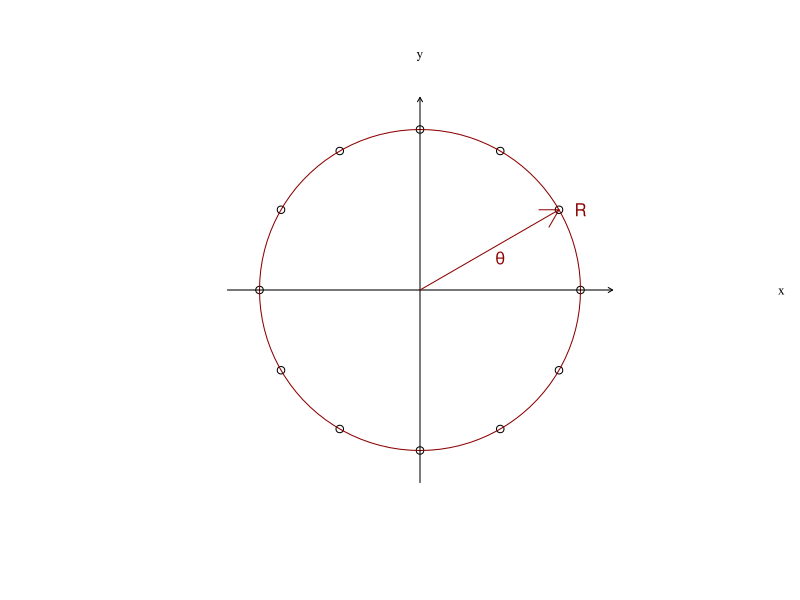
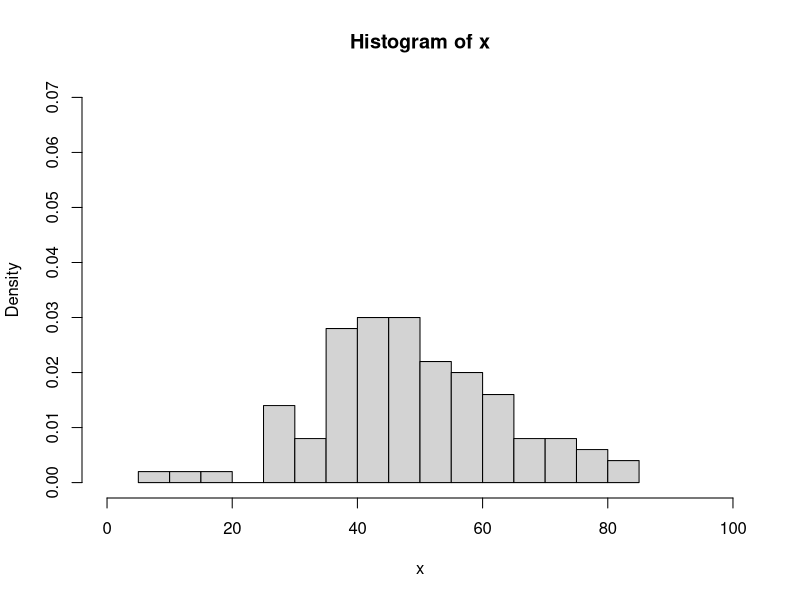
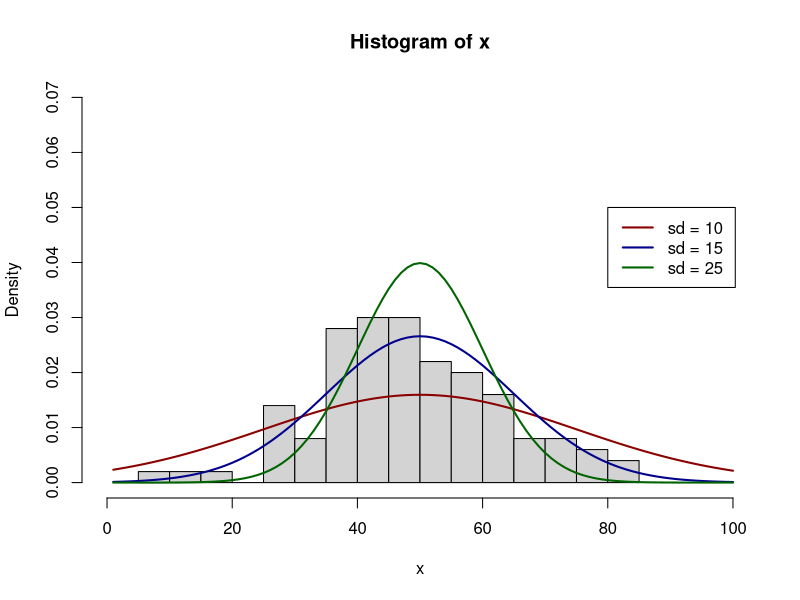

Source code (R) for these figures, in order:
## ---- chunk 1
knitr::opts_chunk$set(echo = FALSE
                      ,eval = TRUE
                      ,include = TRUE)
## ---- chunk 2

theta <- 1:12/12*2*pi
R <- 5

x <- R*cos(theta)
y <- R*sin(theta)


xlim <- c(-6,6)
ylim <- c(-6,6)
plot(x,y,type='p',asp = 1,xlim = xlim,ylim = ylim,axes=F,ann=FALSE)
plotrix::draw.circle(0,0,5,density = 0,border='darkred')
arrows(c(0,xlim[1]),c(ylim[1],0),c(0,xlim[2]),c(ylim[2],0),0.05)
mtext('y',3,1,at=0,las=1,cex=0.8,family='serif'); ## y label
mtext('x',4,1,at=0,las=1,cex=0.8,family='serif'); ## x label
arrows(0,0,R*cos(pi/6),R*sin(pi/6),col='darkred',length = .2)
text(2.5,1,expression(theta),col='darkred')
text(5,2.5,expression(R),col='darkred')




## ---- chunk 3
x <- rnorm(100,mean = 50,sd = 15) |> round()
print(x)
## ---- chunk 4
hist(x,breaks = 15,freq = FALSE,ylim = c(0,0.07), xlim = c(0,100))
## ---- chunk 5

{
  lwd <- 2
  hist(x,breaks=15,freq = FALSE,ylim = c(0,0.07), xlim = c(0,100))
  lines(1:100,dnorm(1:100,mean = 50,sd=25), col = 'darkred',lwd =lwd)
  lines(1:100,dnorm(1:100,mean = 50,sd=15),col='darkblue',lwd =lwd)
  lines(1:100,dnorm(1:100,mean = 50,sd=10),col='darkgreen',lwd =lwd)
  legend(x=80,y=.05,col=c('darkred','darkblue','darkgreen'),lwd=lwd,legend = paste('sd','=',c(10,15,25),''))
}
